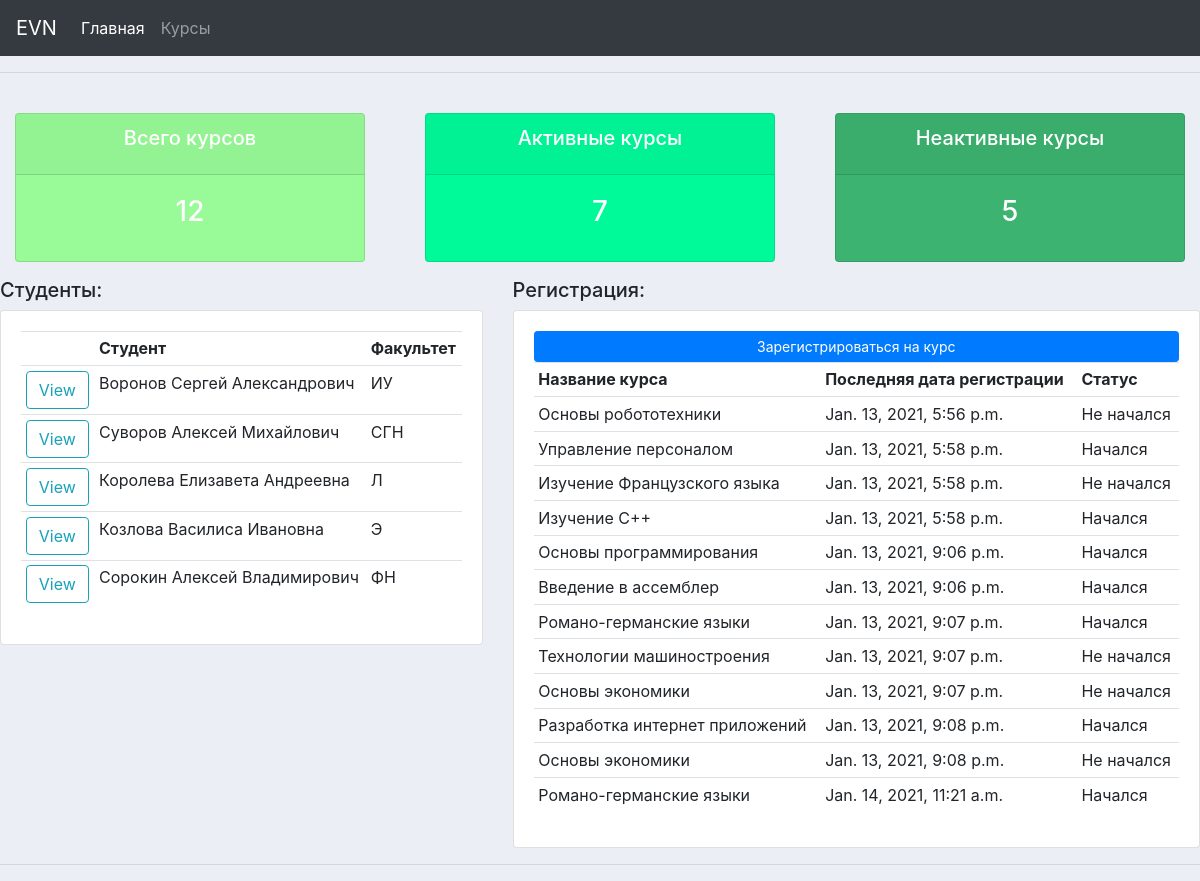
The page / on the database its author committed.
### accounts/models.py (models this page shows, shortened)
class Student(models.Model):
    full_name = models.CharField(max_length=200, null=True)
    faculty = models.CharField(max_length=200, null=True)
    phone = models.CharField(max_length=200, null=True)
    email = models.CharField(max_length=200, null=True)

class Registration(models.Model):
    STATUS = (
        ('Начался', 'Начался'),
        ('Не начался', 'Не начался'),
    )
    student = models.ForeignKey(Student, null=True, on_delete = models.SET_NULL)
    course = models.ForeignKey(Courses, null=True,on_delete = models.SET_NULL)
    registration_date = models.DateTimeField(auto_now_add=True, null=True)
    status = models.CharField(max_length=50, null=True, choices=STATUS)

class Courses(models.Model):
    CATEGORY = (
        ('IT', 'IT'),
        ('Управление', 'Управление'),
        ('Инженерия', 'Инженерия'),
        ('Языки', 'Языки'),
    )
    name = models.CharField(max_length=200, null=True)
    number_of_hours = models.FloatField(null=True)
    schedule = models.CharField(max_length=50, null=True)
    category = models.CharField(max_length=200, null=True, choices=CATEGORY)
    tags = models.ManyToManyField(Tag)
    def __str__(self):
        return self.name

### accounts/views.py (the view)
# urls.py: 2. Add a URL to urlpatterns:  path('', views.home, name='home')
def home(request):
    registrations = Registration.objects.all()
    students = Student.objects.all()
    total_registrations = registrations.count()
    total_students = students.count()
    active = registrations.filter(status='Начался').count()
    inactive = registrations.filter(status='Не начался').count()
    context = {
        'registrations': registrations,
        'students': students,
        'total_registrations': total_registrations,
        'total_students': total_students,
        'active': active,
        'inactive': inactive
    }
    return render(request, 'accounts/dashboard.html', context)

### accounts/templates/accounts/dashboard.html
{% extends 'accounts/main.html'%}
{% block content %}
	{% include 'accounts/status.html'%}
    <div class="row">
	<div class="col-md-5">
		<h5>Студенты:</h5>
		<div class="card card-body">
			<table class="table table-sm">
				<tr>
					<th></th>
					<th>Студент</th>
					<th>Факультет</th>
				</tr>
				{% for student in students %}
					<tr>
						<td><a class="btn btn-outline-info" href="{% url 'student' student.id %}">View</a></td>
						<td>{{student.full_name}}</td>
						<td>{{student.faculty}}</td>
					</tr>
				{% endfor %}
			</table>
		</div>
	</div>
	<div class="col-md-7">
		<h5>Регистрация:</h5>
		<div class="card card-body">
			<a class="btn btn-primary  btn-sm btn-block" href="{% url 'register' %}">Зарегистрироваться на курс</a>
			<table class="table table-sm">
				<tr>
					<th>Название курса</th>
					<th>Последняя дата регистрации</th>
					<th>Статус</th>
				</tr>
				{% for registration in registrations %}
					<tr>
						<td>{{registration.course}}</td>
						<td>{{registration.registration_date}}</td>
						<td>{{registration.status}}</td>
					</tr>
				{% endfor %}
			</table>
		</div>
	</div>
</div>
{% endblock %}

### accounts/templates/accounts/main.html (shortened to what this page needs)
{% load static %}
<!DOCTYPE html>
<html>
<head>
    <link rel="stylesheet" href="https://maxcdn.bootstrapcdn.com/bootstrap/4.0.0/css/bootstrap.min.css"
>
    <link rel="stylesheet" type = "text/css" href="{% static '/css/main.css' %}">
</head>
<body>
    {% include 'accounts/navbar.html'%}
    <hr>
        {% block content %}
        {% endblock %}
    <hr>
</body>
</html>

### accounts/templates/accounts/navbar.html (shortened to what this page needs)
<nav class="navbar navbar-expand-lg navbar-dark bg-dark">
  <a class="navbar-brand" href="{% url 'home' %}">EVN</a>
  <div class="collapse navbar-collapse" id="navbarNav">
    <ul class="navbar-nav">
      <li class="nav-item active">
        <a class="nav-link" href="{% url 'home' %}">Главная</a>
      </li>
      <li class="nav-item">
        <a class="nav-link" href="{% url 'courses' %}">Курсы</a>
      </li>
    </ul>
  </div>
</nav>

### accounts/templates/accounts/status.html
<br>
<div class="row">
	<div class="col">
		<div class="col-md">
			<div class="card text-center text-white  mb-3" id="total-courses">
			  	<div class="card-header">
			  		<h5 class="card-title">Всего курсов</h5>
			  	</div>
			  	<div class="card-body">
			    	<h3 class="card-title">{{total_registrations}}</h3>
			  	</div>
			</div>
		</div>
	</div>
	<div class="col">
		<div class="col-md">
			<div class="card text-center text-white  mb-3" id="active-courses">
			  	<div class="card-header">
			  		<h5 class="card-title">Активные курсы</h5>
			  	</div>
			  	<div class="card-body">
			    	<h3 class="card-title">{{active}}</h3>
			  	</div>
			</div>
		</div>
	</div>
	<div class="col">
		<div class="col-md">
			<div class="card text-center text-white  mb-3" id="inactive-courses">
			  	<div class="card-header">
			  		<h5 class="card-title">Неактивные курсы</h5>
			  	</div>
			  	<div class="card-body">
			    	<h3 class="card-title">{{inactive}}</h3>
			  	</div>
			</div>
		</div>
	</div>
</div>

### static/css/main.css (style rules this page uses)
body { background-color: #ebeff5; }
#total-courses { background-color: #98FB98; }
#active-courses { background-color: #00FA9A; }
#inactive-courses { background-color: #3CB371; }

### rows shown on the page
Student: full_name "Воронов Сергей Александрович", faculty "ИУ"
Student: full_name "Суворов Алексей Михайлович", faculty "СГН"
Student: full_name "Королева Елизавета Андреевна", faculty "Л"
Student: full_name "Козлова Василиса Ивановна", faculty "Э"
Student: full_name "Сорокин Алексей Владимирович", faculty "ФН"
Registration: course "Основы робототехники", registration_date "Jan. 13, 2021, 5:56 p.m.", status "Не начался"
Registration: course "Управление персоналом", registration_date "Jan. 13, 2021, 5:58 p.m.", status "Начался"
Registration: course "Изучение Французского языка", registration_date "Jan. 13, 2021, 5:58 p.m.", status "Не начался"
Registration: course "Изучение С++", registration_date "Jan. 13, 2021, 5:58 p.m.", status "Начался"
Registration: course "Основы программирования", registration_date "Jan. 13, 2021, 9:06 p.m.", status "Начался"
Registration: course "Введение в ассемблер", registration_date "Jan. 13, 2021, 9:06 p.m.", status "Начался"
Registration: course "Романо-германские языки", registration_date "Jan. 13, 2021, 9:07 p.m.", status "Начался"
Registration: course "Технологии машиностроения", registration_date "Jan. 13, 2021, 9:07 p.m.", status "Не начался"
Registration: course "Основы экономики", registration_date "Jan. 13, 2021, 9:07 p.m.", status "Не начался"
Registration: course "Разработка интернет приложений", registration_date "Jan. 13, 2021, 9:08 p.m.", status "Начался"
Registration: course "Основы экономики", registration_date "Jan. 13, 2021, 9:08 p.m.", status "Не начался"
Registration: course "Романо-германские языки", registration_date "Jan. 14, 2021, 11:21 a.m.", status "Начался"

### other values the page prints
{{ total_registrations }} "12"
{{ active }} "7"
{{ inactive }} "5"
